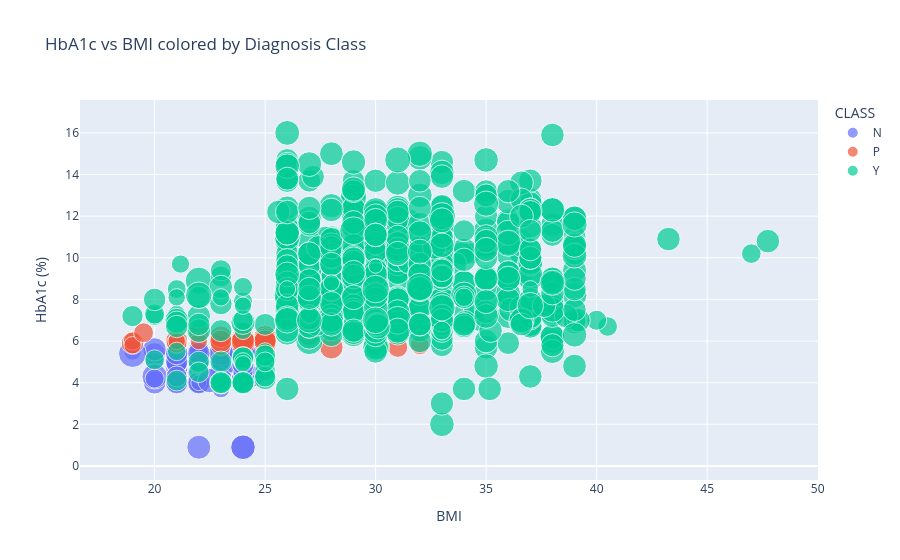

Notebook code for this chart:
### Markdown cell above
#### HbA1c vs BMI colored by CLASS

### Code cell
fig = px.scatter(df, x='BMI', y='HbA1c', color='CLASS', size='AGE',
                  title='HbA1c vs BMI colored by Diagnosis Class',
                  labels={'HbA1c':'HbA1c (%)','BMI':'BMI'})
fig.show()

### Figure 1 — Plotly figure (JSON) as saved in the notebook; plotly's stock layout.template omitted (floating-point values rounded to 4 significant figures; data arrays with more than 128 entries replaced by an {"elided": "..."} marker saying what was removed)
{"data": [{"hovertemplate": "CLASS=N<br>BMI=%{x}<br>HbA1c (%)=%{y}<br>AGE=%{marker.size}<extra></extra>", "legendgroup": "N", "marker": {"color": "#636efa", "size": [50, 26, 33, 45, 50, 48, 43, 32, 31, 33, 30, 45, 50, 50, 50, 49, 49, 49, 42, 33, 50, 39, 30, 30, 41, 33, 44, 48, 47, 36, 47, 39, 38, 46, 44, 41, 45, 44, 43, 33, 49, 31, 49, 47, 44, 45, 43, 47, 50, 50, 49, 50, 49, 44, 48, 47, 47, 44, 35, 40, 35, 42, 59, 31, 40, 41, 41, 43, 44, 59, 35, 51, 30, 50, 57, 50, 35, 63, 36, 50, 25, 40, 40, 50, 30, 50, 60, 77, 44, 40, 54, 50, 60, 77, 59, 38], "sizemode": "area", "sizeref": 0.1975, "symbol": "circle"}, "mode": "markers", "name": "N", "orientation": "v", "showlegend": true, "type": "scatter", "x": [24, 23, 21, 21, 24, 24, 21, 24, 23, 21, 22, 23, 24, 21, 21, 24, 23, 24, 24, 24, 23, 21, 22, 19, 22, 22, 22, 23, 24, 22, 23, 22, 21, 21, 24, 23, 24, 21, 21, 24, 21, 23, 24, 22, 24, 22, 21, 20, 24, 23, 22, 22, 21, 21, 23.5, 23, 24, 21, 22, 23, 20, 21, 23, 22, 22, 21, 21, 24.5, 21, 24, 23, 20, 24, 21, 22, 22, 24, 20, 20, 21, 22, 24, 22, 21, 24.5, 22, 24, 24, 21, 24, 20, 24, 24, 19, 22.5, 24.6], "xaxis": "x", "y": [4.9, 4.9, 4.9, 4, 4, 4, 4, 4, 4.2, 4, 4.1, 5.1, 4, 5, 5.4, 4.1, 4, 5.1, 4.5, 5, 5.3, 5, 4.1, 5.5, 4, 5.4, 4, 5.4, 4.3, 5, 5.1, 4, 5.1, 5.4, 5, 4, 4.8, 5.5, 4.3, 5, 4.7, 3.7, 5, 5, 4, 4, 5, 5.4, 5, 4.5, 5, 4.5, 5, 4.1, 5, 4.2, 4.3, 4.9, 5.4, 4, 5, 4.9, 5.4, 5.4, 5.6, 4.3, 4, 4.3, 4.2, 4.1, 5, 4, 5.4, 5, 0.9, 4, 5.3, 4.3, 4.2, 4, 4, 4.5, 4.9, 5.4, 5.6, 5.4, 0.9, 5.4, 4.3, 5.4, 5.6, 4.9, 0.9, 5.4, 4.1, 5.4], "yaxis": "y"}, {"hovertemplate": "CLASS=P<br>BMI=%{x}<br>HbA1c (%)=%{y}<br>AGE=%{marker.size}<extra></extra>", "legendgroup": "P", "marker": {"color": "#EF553B", "size": [34, 34, 31, 43, 42, 47, 50, 49, 50, 49, 49, 50, 49, 39, 50, 39, 49, 50, 33, 50, 30, 33, 50, 50, 49, 33, 49, 50, 50, 55, 40, 40, 35, 41, 43, 30, 54, 30, 39, 48], "sizemode": "area", "sizeref": 0.1975, "symbol": "circle"}, "mode": "markers", "name": "P", "orientation": "v", "showlegend": true, "type": "scatter", "x": [23, 23, 24, 25, 23, 23, 24, 25, 25, 24, 21, 24, 23, 22, 24, 24, 24, 25, 25, 25, 22, 24, 19, 25, 25, 19, 24, 24, 25, 24, 30, 31, 32, 21, 29, 21, 28, 19, 19.5, 27], "xaxis": "x", "y": [6, 6, 5.7, 5.7, 5.8, 6.2, 6.1, 6.2, 6.1, 6, 6, 6.2, 6, 6.4, 6.1, 6.4, 6, 6.2, 5.8, 5.9, 6, 6, 5.9, 6, 6.1, 6, 5.8, 6.1, 6, 6, 5.9, 5.7, 5.8, 5.9, 6.3, 6, 5.7, 5.8, 6.4, 6.3], "yaxis": "y"}, {"hovertemplate": "CLASS=Y<br>BMI=%{x}<br>HbA1c (%)=%{y}<br>AGE=%{marker.size}<extra></extra>", "legendgroup": "Y", "marker": {"color": "#00cc96", "size": {"elided": "690 int values"}, "sizemode": "area", "sizeref": 0.1975, "symbol": "circle"}, "mode": "markers", "name": "Y", "orientation": "v", "showlegend": true, "type": "scatter", "x": {"elided": "690 float values"}, "xaxis": "x", "y": {"elided": "690 float values"}, "yaxis": "y"}], "layout": {"legend": {"itemsizing": "constant", "title": {"text": "CLASS"}, "tracegroupgap": 0}, "title": {"text": "HbA1c vs BMI colored by Diagnosis Class"}, "xaxis": {"anchor": "y", "domain": [0, 1], "title": {"text": "BMI"}}, "yaxis": {"anchor": "x", "domain": [0, 1], "title": {"text": "HbA1c (%)"}}}}
